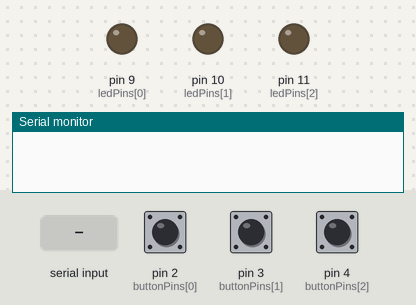
A sketch run on a simulated Arduino Uno, built with avr-gcc and run on an emulated ATmega328P. On the bench: output pins drawn as LEDs (lit = HIGH), the last lines printed to the serial monitor. Inputs (shaded band) come from the test bench; at power-on: pin 2 (buttonPins[0]) LOW, pin 3 (buttonPins[1]) LOW, pin 4 (buttonPins[2]) LOW.

Above: at 1.2 s.
1.3 s: "1" received over Serial
At 3.1 s:
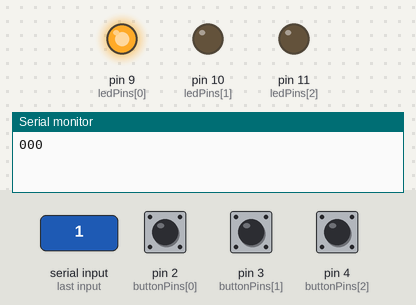
3.8 s: "0" received over Serial
At 6.2 s:
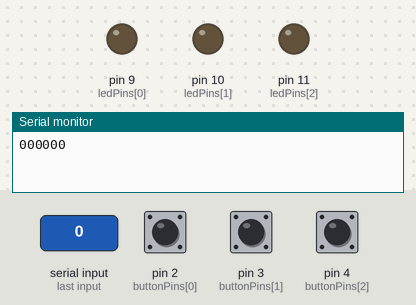
Timing chart, 0 to 7.7 s (numbered marks = the images above; inputs shaded):
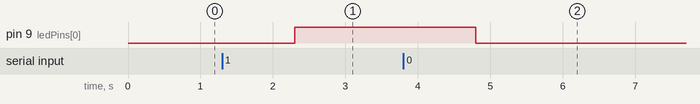

Measured:
- after the input at 1.3 s, pin 9 (ledPins[0]): LOW → HIGH after 1.0 s
- after the input at 3.8 s, pin 9 (ledPins[0]): HIGH → LOW after 1.0 s

The sketch:

miKim6.ino
```cpp
const int numLEDs = 3;
int ledPins[numLEDs] = {9,10,11};
int buttonPins[numLEDs] = {2,3,4};
int lastButtonState[numLEDs] = {LOW, LOW, LOW};
int buttonState[numLEDs] = {LOW, LOW, LOW};
int ledState[numLEDs] = {LOW, LOW, LOW };
char vButtonState[numLEDs] = {'0','0','0'}; //states for virtual buttons
byte vLedState[numLEDs] = {'0','0','0'}; //states for virtual leds on the screeN)

void setup()
{
  Serial.begin(9600);
  vLedState[0] = '0';
  vLedState[1] = '0';
  vLedState[2] = '0';

  for(int i = 0; i < numLEDs; i++) {
    pinMode(ledPins[i], OUTPUT);
    pinMode(buttonPins[i], INPUT);
  }
}

void loop(){
  //long now = millis();

  if (Serial.available()>0) {
    // read the incoming byte
    Serial.readBytes(vButtonState, 3);
    Serial.write(vLedState, 3);
  }

  for(int i = 0; i < numLEDs; i++){

    if (vButtonState[i] == '1') {
      ledState[i] = HIGH;
    } else {
      ledState[i] = LOW;
    }

    digitalWrite(ledPins[i], ledState[i]);

    int tempButtonValue = digitalRead(buttonPins[i]);
    if (tempButtonValue == HIGH) {
      vLedState[i] = '1';
    } else {
      vLedState[i] = '0' ;
    }

    /*if(tempButtonValue != lastButtonState[i]){ // button is pushed !!
      if(tempButtonValue == HIGH) { // button is pushed to HIGH!
        vLedState[i] = !vLedState[i];
      } else {
      }
      lastButtonState[i] = tempButtonValue;
    }*/

  }

  //Serial.print(vLedState);

}
```
